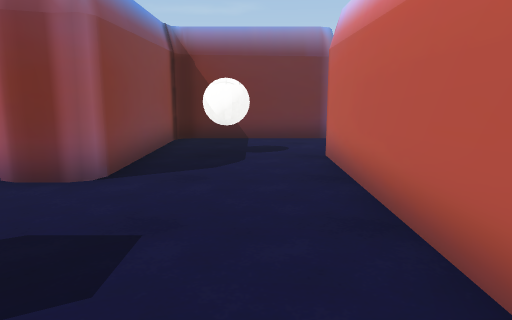
view 1 (above)

24 first-person views from a walk through a scene from a Unity 3-D project. The camera is 1.2 m above the floor, tilts 10° down and sees 70° across. The floor is counted in squares, 1 m on a side. Each view is taken from the middle of a square. On the plan, view 1 faces up. The plan holds only what a view shows up to about 15 squares ahead; the rest is blank. The place goes on beyond the plan. Some surface patterns are stand-ins.

view 2
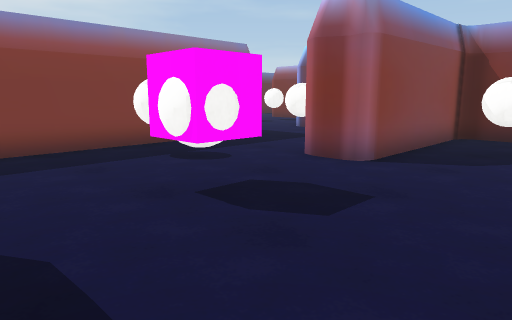

view 3
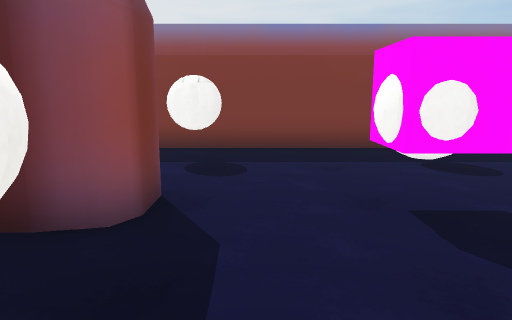

view 4
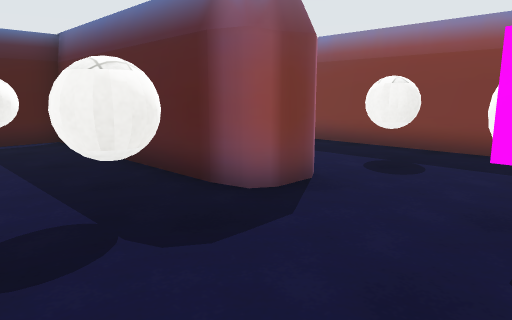

view 5
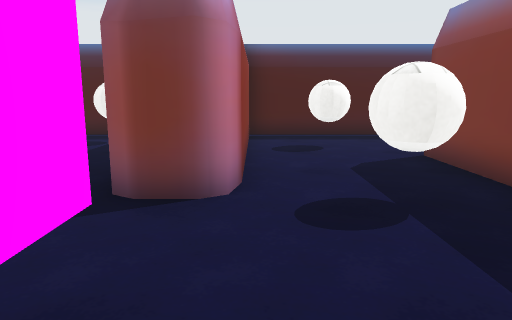

view 6
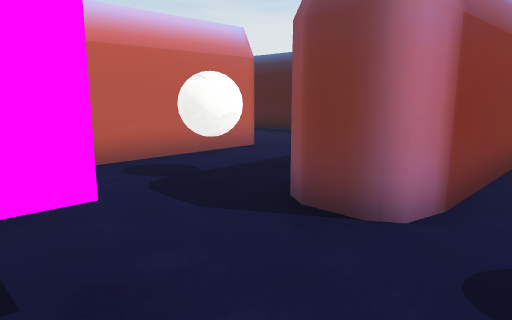

view 7
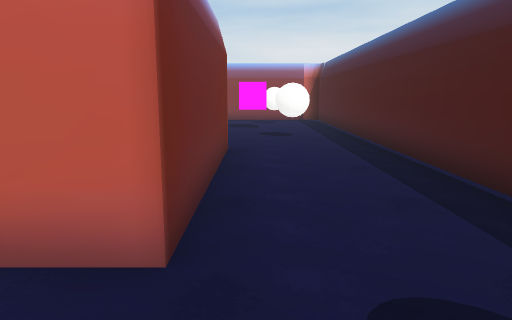

view 8
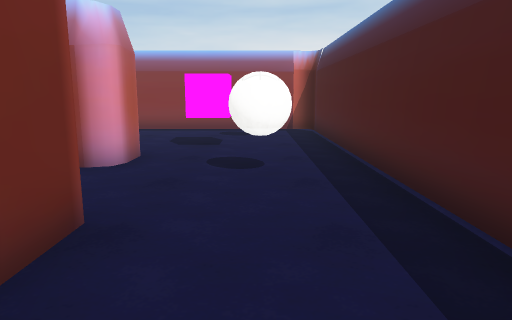

view 9
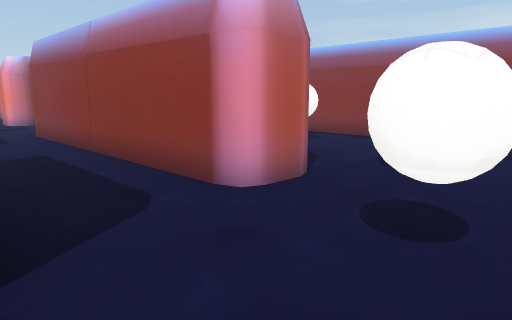

view 10
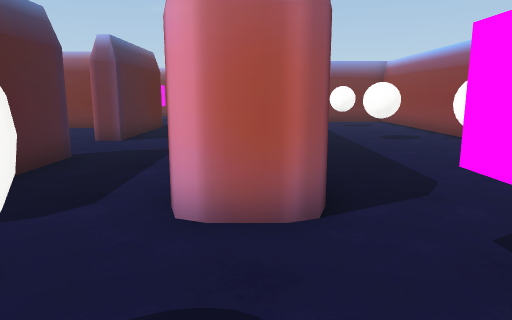

view 11
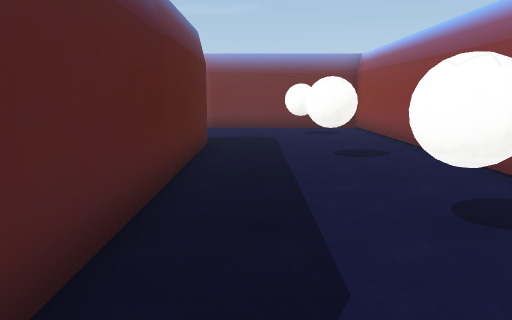

view 12
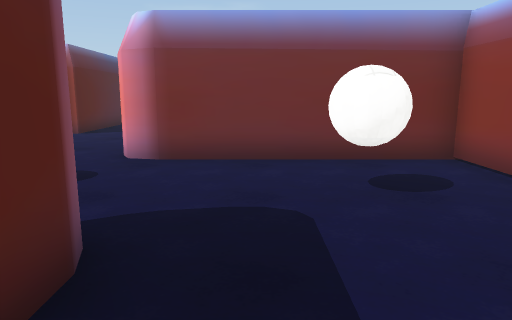

view 13
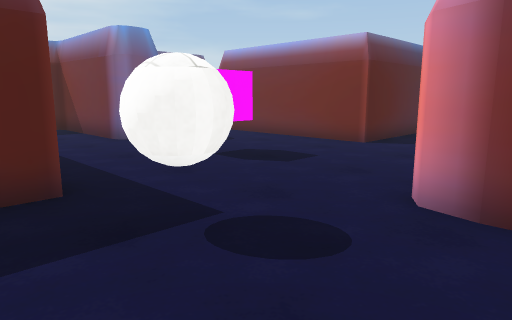

view 14
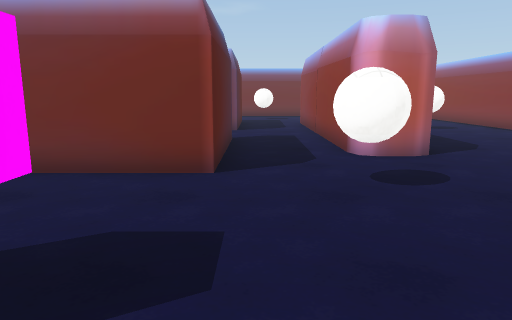

view 15
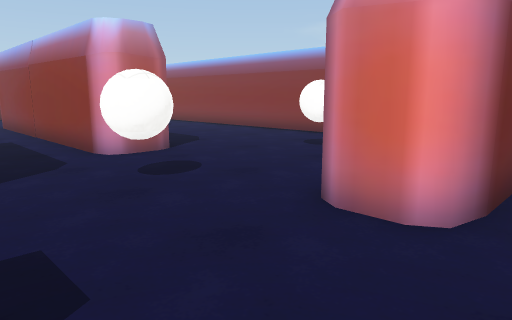

view 16
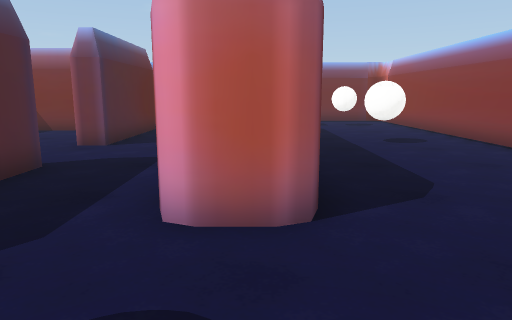

view 17
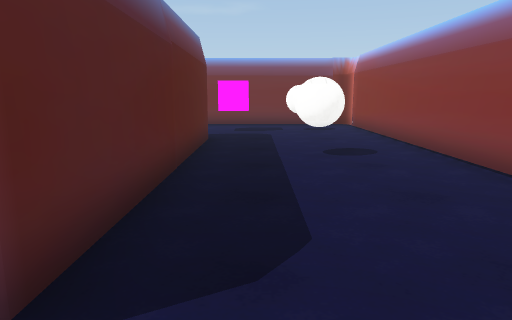

view 18
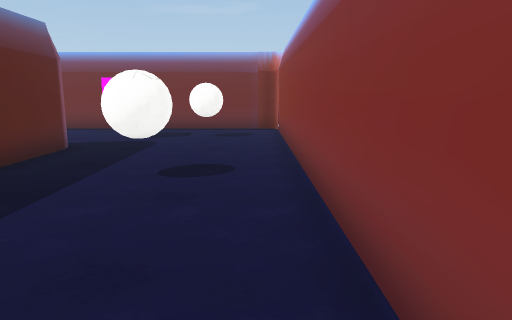

view 19
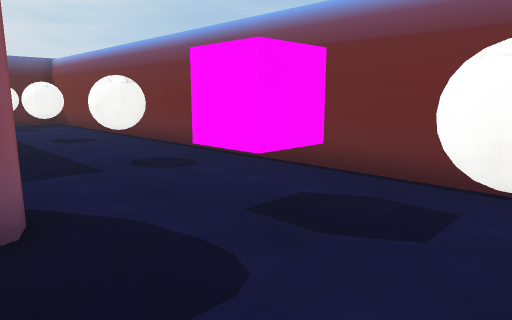

view 20
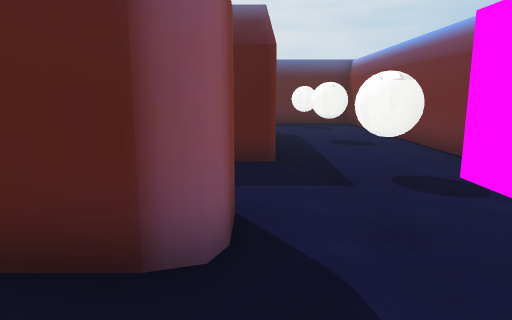

view 21
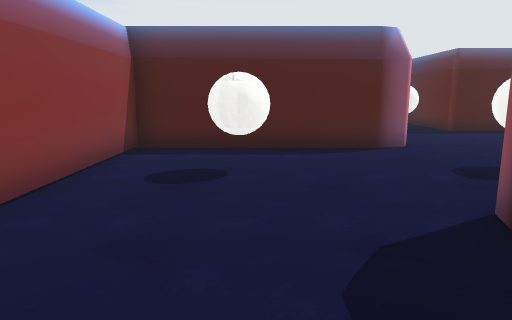

view 22
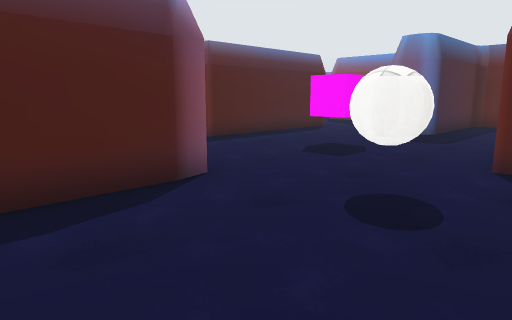

view 23
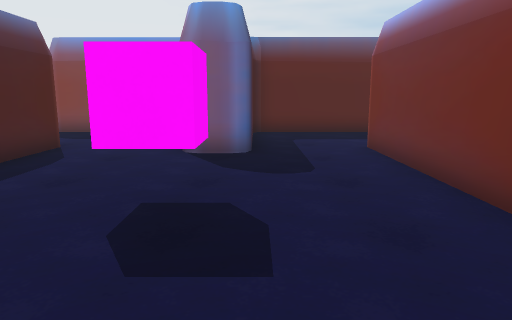

view 24
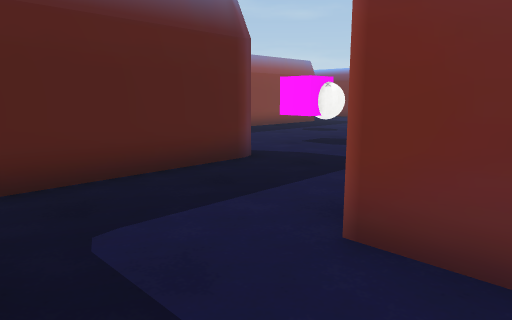

### Floor plan
Key: @ floor where view 1 was taken; # wall or solid block; x gap in a wall; . floor; O other object.
Columns run from 8 left of view 1 to 17 right of it. Each row starts with its distance up from view 1.
 30       ####################
 29       #..................#
 28        OO..OO...OO..#xOO.#
 27        ..................#
 26            OOO O..OO.....#
 25             .. O..##O....#
 24             ...O..O O....#
 23              ..O..O O.O..#
 22     ..        .#..O O.OO.#
 21    ..O.       ....# O....#
 20    ..#O        ...# O....#
 19     ....       #..# O....#
 18      ....      O..# O....#
 17       #..      O..# O....#
 16       #...     O..OO.....#
 15       #...#OOOOO.........#
 14       #..........OO...OO.#
 13       #..................#
 12       #####..............#
 11           #...#...O#######
 10 O     OOOOO........O######
  9 ..    #..................#
  8 ..OO  #OO........OO...OO.#
  7 O.O.  #O..#OOOOO.O....O..#
  6   .. ##...   ..O.........#
  5   ..O#O...   ..O..# O....#
  4 #.........   ..O..O O..O.#
  3 #.OO......    .#..O O.OO.#
  2 #....#....    ....O O....#
  1 #....O....     ...###....#
  0 #.......@.#    #..# O..O.#
 -1 #.OO.O.OO.#    O..# O.OO.#
 -2 #...O #OO.#    O..# O....#
 -3 #...O #...#     ..O O....#
 -4 O...O #...#OOOOO...O.....#
 -5  .O.O  ..............#. .#
 -6  .OOO  OO........OO.... .#
 -7  ...O  OO................#
 -8 ##########################

Where each view was taken, in squares from view 1:
view 1: 0 up, 0 right, facing up
view 2: 1 down, 1 right, facing up-left
view 3: 0 up, 1 right, facing left
view 4: 2 up, 1 right, facing down-left
view 5: 3 up, 4 left, facing down
view 6: 2 up, 5 left, facing down-right
view 7: 5 down, 1 left, facing right
view 8: 6 down, 4 right, facing right
view 9: 7 down, 7 right, facing up-right
view 10: 7 down, 11 right, facing up
view 11: 4 down, 13 right, facing up
view 12: 3 up, 13 right, facing up
view 13: 6 up, 12 right, facing up-left
view 14: 9 up, 8 right, facing up
view 15: 9 up, 7 right, facing up-right
view 16: 13 up, 11 right, facing up
view 17: 15 up, 13 right, facing up
view 18: 17 up, 16 right, facing up
view 19: 25 up, 15 right, facing up-left
view 20: 26 up, 14 right, facing left
view 21: 20 up, 14 right, facing down
view 22: 16 up, 14 right, facing down-left
view 23: 12 up, 10 right, facing left
view 24: 12 up, 3 right, facing up-left
